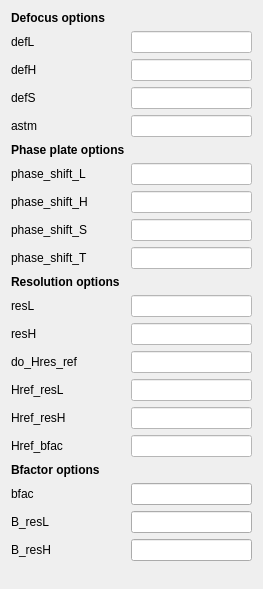
             <widget class="QWidget" name="scrollAreaWidgetContents">
              <property name="geometry">
               <rect>
                <x>0</x>
                <y>0</y>
                <width>263</width>
                <height>589</height>
               </rect>
              </property>
              <layout class="QFormLayout" name="formLayout">
               <item row="0" column="0">
                <widget class="QLabel" name="label_30">
                 <property name="font">
                  <font>
                   <weight>75</weight>
                   <bold>true</bold>
                  </font>
                 </property>
                 <property name="text">
                  <string>Defocus options</string>
                 </property>
                </widget>
               </item>
               <item row="1" column="0">
                <widget class="QLabel" name="label_34">
                 <property name="text">
                  <string>defL</string>
                 </property>
                </widget>
               </item>
               <item row="1" column="1">
                <widget class="QLineEdit" name="gctf_defL">
                 <property name="toolTip">
                  <string>Lowest defocus value to search, in angstrom</string>
                 </property>
                 <property name="styleSheet">
                  <string notr="true">background-color: rgb(255, 255, 255);</string>
                 </property>
                </widget>
               </item>
               <item row="2" column="0">
                <widget class="QLabel" name="label_35">
                 <property name="text">
                  <string>defH</string>
                 </property>
                </widget>
               </item>
               <item row="2" column="1">
                <widget class="QLineEdit" name="gctf_defH">
                 <property name="toolTip">
                  <string>Highest defocus value to search, in angstrom</string>
                 </property>
                 <property name="styleSheet">
                  <string notr="true">background-color: rgb(255, 255, 255);</string>
                 </property>
                </widget>
               </item>
               <item row="3" column="0">
                <widget class="QLabel" name="label_36">
                 <property name="text">
                  <string>defS</string>
                 </property>
                </widget>
               </item>
               <item row="3" column="1">
                <widget class="QLineEdit" name="gctf_defS">
                 <property name="toolTip">
                  <string>Step of defocus value used to search, in angstrom</string>
                 </property>
                 <property name="styleSheet">
                  <string notr="true">background-color: rgb(255, 255, 255);</string>
                 </property>
                </widget>
               </item>
               <item row="4" column="0">
                <widget class="QLabel" name="label_37">
                 <property name="text">
                  <string>astm</string>
                 </property>
                </widget>
               </item>
               <item row="4" column="1">
                <widget class="QLineEdit" name="gctf_astm">
                 <property name="toolTip">
                  <string>Estimated astigmation in angstrom, don't need to be accurate, within 0.1~10 times is OK</string>
                 </property>
                 <property name="styleSheet">
                  <string notr="true">background-color: rgb(255, 255, 255);</string>
                 </property>
                </widget>
               </item>
               <item row="5" column="0">
                <widget class="QLabel" name="label_25">
                 <property name="font">
                  <font>
                   <weight>75</weight>
                   <bold>true</bold>
                  </font>
                 </property>
                 <property name="text">
                  <string>Phase plate options</string>
                 </property>
                </widget>
               </item>
               <item row="6" column="0">
                <widget class="QLabel" name="label_78">
                 <property name="text">
                  <string>phase_shift_L</string>
                 </property>
                </widget>
               </item>
               <item row="6" column="1">
                <widget class="QLineEdit" name="gctf_phase_shift_L">
                 <property name="toolTip">
                  <string>User defined phase shift, lowest phase shift,  in degree; typically, ~90.0 for micrographs using phase plate </string>
                 </property>
                 <property name="styleSheet">
                  <string notr="true">background-color: rgb(255, 255, 255);</string>
                 </property>
                </widget>
               </item>
               <item row="7" column="0">
                <widget class="QLabel" name="label_79">
                 <property name="text">
                  <string>phase_shift_H</string>
                 </property>
                </widget>
               </item>
               <item row="7" column="1">
                <widget class="QLineEdit" name="gctf_phase_shift_H">
                 <property name="toolTip">
                  <string>User defined phase shift, highest phase shift, final range will be (phase_shift_L, phase_shift_H)</string>
                 </property>
                 <property name="styleSheet">
                  <string notr="true">background-color: rgb(255, 255, 255);</string>
                 </property>
                </widget>
               </item>
               <item row="8" column="0">
                <widget class="QLabel" name="label_80">
                 <property name="text">
                  <string>phase_shift_S</string>
                 </property>
                </widget>
               </item>
               <item row="8" column="1">
                <widget class="QLineEdit" name="gctf_phase_shift_S">
                 <property name="toolTip">
                  <string>User defined phase shift search step; don't worry about the accuracy; this is just the search step, Gctf will refine the phase shift anyway.</string>
                 </property>
                 <property name="styleSheet">
                  <string notr="true">background-color: rgb(255, 255, 255);</string>
                 </property>
                </widget>
               </item>
               <item row="9" column="0">
                <widget class="QLabel" name="label_81">
                 <property name="text">
                  <string>phase_shift_T</string>
                 </property>
                </widget>
               </item>
               <item row="9" column="1">
                <widget class="QLineEdit" name="gctf_phase_shift_T">
                 <property name="toolTip">
                  <string>Phase shift target in the search; 1: CCC; 2: resolution limit;</string>
                 </property>
                 <property name="styleSheet">
                  <string notr="true">background-color: rgb(255, 255, 255);</string>
                 </property>
                </widget>
               </item>
               <item row="10" column="0">
                <widget class="QLabel" name="label_29">
                 <property name="font">
                  <font>
                   <weight>75</weight>
                   <bold>true</bold>
                  </font>
                 </property>
                 <property name="text">
                  <string>Resolution options</string>
                 </property>
                </widget>
               </item>
               <item row="11" column="0">
                <widget class="QLabel" name="label_82">
                 <property name="text">
                  <string>resL</string>
                 </property>
                </widget>
               </item>
               <item row="11" column="1">
                <widget class="QLineEdit" name="gctf_resL">
                 <property name="toolTip">
                  <string>Lowest Resolution to be used for search, in angstrom</string>
                 </property>
                 <property name="styleSheet">
                  <string notr="true">background-color: rgb(255, 255, 255);</string>
                 </property>
                </widget>
               </item>
               <item row="12" column="0">
                <widget class="QLabel" name="label_83">
                 <property name="text">
                  <string>resH</string>
                 </property>
                </widget>
               </item>
               <item row="12" column="1">
                <widget class="QLineEdit" name="gctf_resH">
                 <property name="toolTip">
                  <string>Highest Resolution to be used for search, in angstrom</string>
                 </property>
                 <property name="styleSheet">
                  <string notr="true">background-color: rgb(255, 255, 255);</string>
                 </property>
                </widget>
               </item>
               <item row="13" column="0">
                <widget class="QLabel" name="label_85">
                 <property name="text">
                  <string>do_Hres_ref</string>
                 </property>
                </widget>
               </item>
               <item row="13" column="1">
                <widget class="QLineEdit" name="gctf_do_Hres_ref">
                 <property name="toolTip">
                  <string>Whether to do High-resolution refinement or not, very useful for selecting high quality micrographs</string>
                 </property>
                 <property name="styleSheet">
                  <string notr="true">background-color: rgb(255, 255, 255);</string>
                 </property>
                </widget>
               </item>
               <item row="14" column="0">
                <widget class="QLabel" name="label_86">
                 <property name="text">
                  <string>Href_resL</string>
                 </property>
                </widget>
               </item>
               <item row="14" column="1">
                <widget class="QLineEdit" name="gctf_Href_resL">
                 <property name="toolTip">
                  <string>Lowest Resolution  to be used for High-resolution refinement, in angstrom</string>
                 </property>
                 <property name="styleSheet">
                  <string notr="true">background-color: rgb(255, 255, 255);</string>
                 </property>
                </widget>
               </item>
               <item row="15" column="0">
                <widget class="QLabel" name="label_87">
                 <property name="text">
                  <string>Href_resH</string>
                 </property>
                </widget>
               </item>
               <item row="15" column="1">
                <widget class="QLineEdit" name="gctf_Href_resH">
                 <property name="toolTip">
                  <string>Highest Resolution  to be used for High-resolution refinement, in angstrom</string>
                 </property>
                 <property name="styleSheet">
                  <string notr="true">background-color: rgb(255, 255, 255);</string>
                 </property>
                </widget>
               </item>
               <item row="16" column="0">
                <widget class="QLabel" name="label_84">
                 <property name="text">
                  <string>Href_bfac</string>
                 </property>
                </widget>
               </item>
               <item row="16" column="1">
                <widget class="QLineEdit" name="gctf_Href_bfac">
                 <property name="toolTip">
                  <string>Bfactor to be used for High-resolution refinement,A^2 NOT the estimated micrograph Bfactor!</string>
                 </property>
                 <property name="styleSheet">
                  <string notr="true">background-color: rgb(255, 255, 255);</string>
                 </property>
                </widget>
               </item>
               <item row="17" column="0">
                <widget class="QLabel" name="label_43">
                 <property name="font">
                  <font>
                   <weight>75</weight>
                   <bold>true</bold>
                  </font>
                 </property>
                 <property name="text">
                  <string>Bfactor options</string>
                 </property>
                </widget>
               </item>
               <item row="18" column="0">
                <widget class="QLabel" name="label_44">
                 <property name="text">
                  <string>bfac</string>
                 </property>
                </widget>
               </item>
               <item row="18" column="1">
                <widget class="QLineEdit" name="gctf_bfac">
                 <property name="toolTip">
                  <string>Bfactor used to decrease high resolution amplitude,A^2; NOT the estimated micrograph Bfactor! suggested range 50~300 except using 'REBS method'.</string>
                 </property>
                </widget>
               </item>
               <item row="19" column="0">
                <widget class="QLabel" name="label_45">
                 <property name="text">
                  <string>B_resL</string>
                 </property>
                </widget>
               </item>
               <item row="19" column="1">
                <widget class="QLineEdit" name="gctf_B_resL">
                 <property name="toolTip">
                  <string>Lowest resolution for Bfactor estimation; This output Bfactor is the real estimation of the micrograph</string>
                 </property>
                </widget>
               </item>
               <item row="20" column="0">
                <widget class="QLabel" name="label_46">
                 <property name="text">
                  <string>B_resH</string>
                 </property>
                </widget>
               </item>
               <item row="20" column="1">
                <widget class="QLineEdit" name="gctf_B_resH">
                 <property name="toolTip">
                  <string>Highest resolution for Bfactor estimation</string>
                 </property>
                </widget>
               </item>
              </layout>
             </widget>
